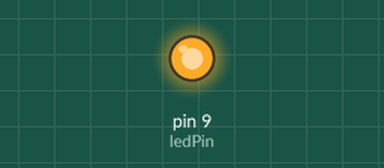
Recording of a sketch running on a simulated Arduino Uno, built with avr-gcc and run on an emulated ATmega328P. Shown: output pins drawn as LEDs (lit = HIGH).

Above: at 0.1 s.
At 2.9 s:
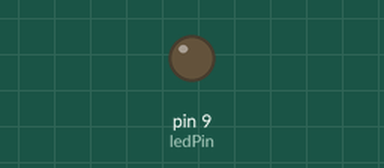
Timing chart, 0 to 5.2 s (numbered marks = the images above):
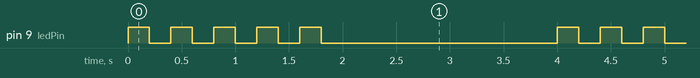

Measured:
- by itself, pin 9 (ledPin): repeats every 4.0 s: 4 × (LOW 0.20 s, HIGH 0.20 s), LOW 2.2 s, HIGH 0.20 s
- by itself, everything shown: repeats every 4.0 s, in 10 steps

The sketch:

ferdi.ino
```cpp
int ledPin = 9;
int meinErgebnis;

void setup(){
  pinMode(ledPin,OUTPUT);
}

void loop(){
  meinErgebnis = 2 + 3;
  for (int zaehler=1; zaehler<=meinErgebnis; zaehler = zaehler+1){
    digitalWrite(ledPin, HIGH);
    delay(200);
    digitalWrite(ledPin, LOW);
    delay(200);
  }
  delay(2000);
}
```
